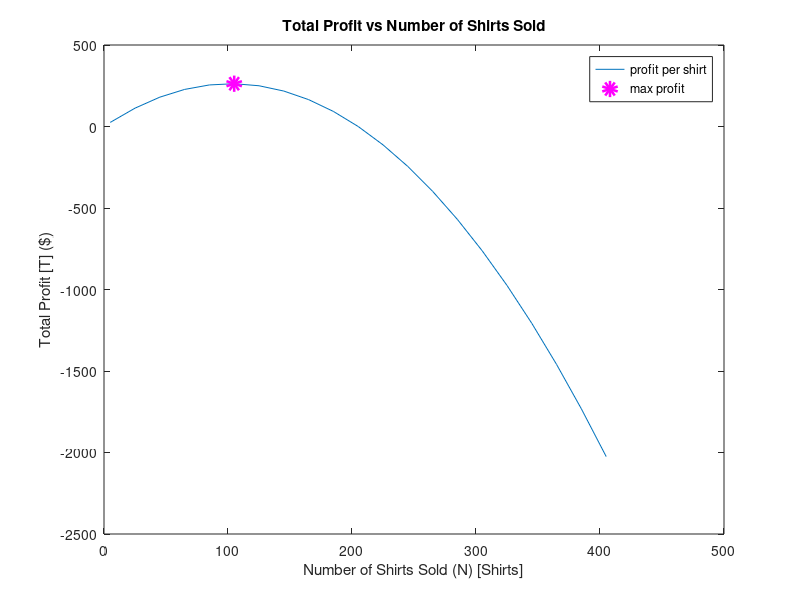

Write the MATLAB code that produced this figure. (Note: this script raises an error after producing the figure.)
%% ENGI 1331H Project 1 – Ibad Siddiqui – 2053648 – ibadsiddiqui03@gmail.com
clc, close, clear
disp('ENGI 1331H Project 1 – Ibad Siddiqui – 2053648 – ibadsiddiqui03@gmail.com') 
disp(' ')
% Section 2 – Optimization
disp("Section 2 – Optimization")
disp(" ")

%% Task 0 - Adding Headers
disp("Task 0 - Adding Headers")
disp(" ")
disp("Added the appropriate headers ") 
disp("Press any key to continue"); 
disp("---------------------------------------------------")
pause
disp(" ")

%% Task 1 - Maximizing Profit
disp("Task 1 - Maximizing Profit")
disp(" ")
%STEP 1 DEFINE THE PROBLEM
            
% We are to maximize the total profit in the fundraiser given a
% the minimum number of t-shirts sold and the profit per shirt
% for the minimal sales.
            
%STEP 2 COLLECT INFORMATION
            
%Inputs
MinShirt = input("Minimum Number of T-Shirts to sell?  ");
PPS_MinSales = input("Profit per shirt for minimum sales?  ");
x = 0:1:20;

%STEP 3 GENERATE A SOLUTION
NumberOfShirtsSold = MinShirt + 20.*x; %Equation I
ProfitPerShirt = PPS_MinSales - .5.*x; %Equation II
TotalProfit = NumberOfShirtsSold.*ProfitPerShirt; %Equation III

%STEP 4 REFINE AND IMPLEMENT
            
[MaxProfit, index] = max(TotalProfit); %The Maximum Profit          
fprintf("You will have to sell %0.2f shirts at $%0.2f per shirt for the max profit of $%0.2f. \n", NumberOfShirtsSold(index), MaxProfit/NumberOfShirtsSold(index), MaxProfit)

%STEP 5 VERIFY AND TEST

figure(100)
plot(NumberOfShirtsSold, TotalProfit)
hold("on")
xlabel("Number of Shirts Sold (N) [Shirts]")
ylabel("Total Profit [T] ($)")
title("Total Profit vs Number of Shirts Sold")
plot(NumberOfShirtsSold(index), MaxProfit, 'mo', "LineWidth", 6)
legend("profit per shirt", "max profit")
disp("Press any key to continue"); 
disp("---------------------------------------------------")
pause
disp(" ")

%% Task 2

%Task 2.1 - Meeting Goal
disp("Task 2.1 - Meeting Goal")
disp(" ")
ShirtsBelowMinimum = 0; % if the profit goal is met, then you will have sold all your t-shirts
y = [-.02,0,62]; % y = -0.02x^2 + 62
disp("There are " + round(polyval(y,ShirtsBelowMinimum)) + " students going on the trip.")
disp("Press any key to continue"); 
disp("---------------------------------------------------")
disp(" ")

% Task 2.2.a - T-Shirts Sold
disp("Task 2.2.a - T-Shirts Sold")
disp(" ")
nStudents = input("How many paying students are going on the trip? ");
x = [0:.01:60];
y1 = polyval(y,x); 
[minXvalue,index_X_value] = min(abs(y1(find(abs(y1 - nStudents) < .01)) - nStudents));
FindingMinArray = x(find(abs(y1 - nStudents) < .01));
MinX1 = FindingMinArray(index_X_value); % Finding the x that most closely approximates the given y value (nStudents).
ShirtsBelowMinShirt = MinShirt - MinX1; % Subtract the shirts below minimum from the minimum shirts
disp("You would have to sell " + round(ShirtsBelowMinShirt) + " shirts if there are " + nStudents + " students going on the trip.")
disp("Press any key to continue"); 
disp("---------------------------------------------------")
pause
disp(" ")

% Task 2.2.b - Money Short
disp("Task 2.2.b - Money Short")
disp(" ")
fprintf("For " + nStudents + " paying students, the fundraiser was $%0.2f short of the fundraiser goal\n", (MinShirt*PPS_MinSales-ShirtsBelowMinShirt*PPS_MinSales))
disp("Press any key to continue"); 
disp("---------------------------------------------------")
pause
disp(" ")

% Task 2.3.c - Distributed Cost
disp("Task 2.2.c - Distributed Cost ")
disp(" ")
fprintf("For " + nStudents + " paying students, each student would have to contribute $%0.2f to go on the trip\n", ((MinShirt*PPS_MinSales-ShirtsBelowMinShirt*PPS_MinSales)/nStudents))

% Task 2.3 - Graph
figure(200)
ShirtsSold = MinShirt-x;
hold("on")
plot(y1,ShirtsSold)
plot(nStudents,ShirtsBelowMinShirt,'b*')
xlabel("Number of Students going on the trip [N]")
ylabel("Nummber of Shirts Sold [S]")
title("Shirts sold vs. Students going on the trip")
legend("Shirts vs Students", "Students on trip")